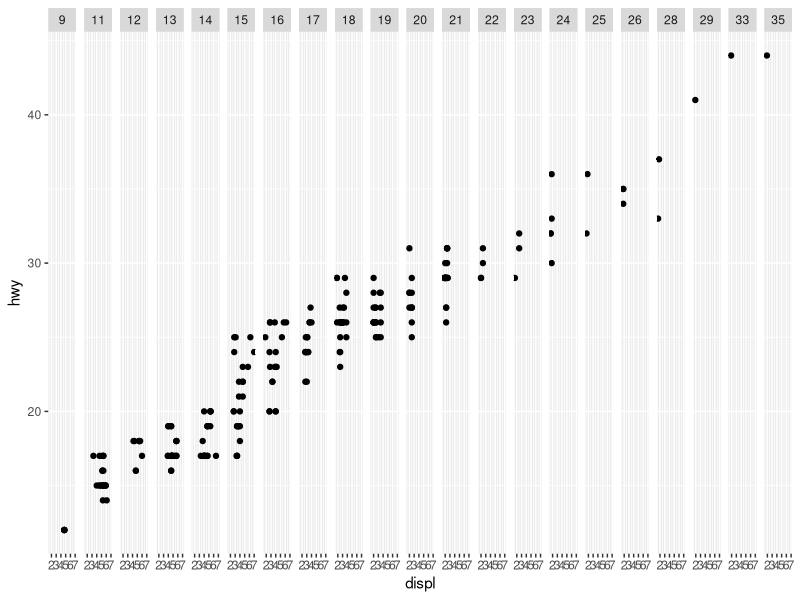

Write the R code that produced this figure.
# importing libraries
library(tidyverse)
library(ggplot2)

# importing data
mpg = ggplot2::mpg

# faceting on continious variable 
ggplot(data = mpg) + 
  geom_point(mapping = aes(x = displ, y = hwy)) + 
  facet_grid(~ cty)

